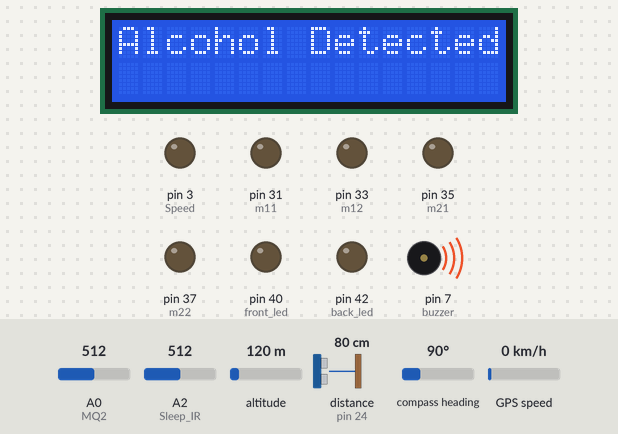
Bench run of a sketch on a simulated Arduino Mega 2560, built with avr-gcc and run on an emulated ATmega2560. Shown: 16×2 character LCD, output pins drawn as LEDs (lit = HIGH), buzzer (waves = sounding, pin HIGH). Wiring (inferred from the names in the program): ultrasonic range finder: trigger pin 26; echo pin 24. Inputs (shaded band) come from the test bench; at power-on: A2 (Sleep_IR) = 512, A0 (MQ2) = 512, distance to the obstacle (sensor on pin 24) 80 cm, altitude 120 m, compass heading 90°, GPS speed 0 km/h. The echo pulse lasts 58.3 µs per cm; the GPS gets a fix after 3 s at 37.7749, -122.4194 with 8 satellites; the modem accepts every AT command (registered, SIM ready, sends succeed) and sends nothing else; pins used as bus, display or sensor lines are not drawn; what the sketch prints to the serial monitor is not drawn.

Above: at 1.2 s.
1.3 s: A2 (Sleep_IR) set to 484
At 6.02 s:
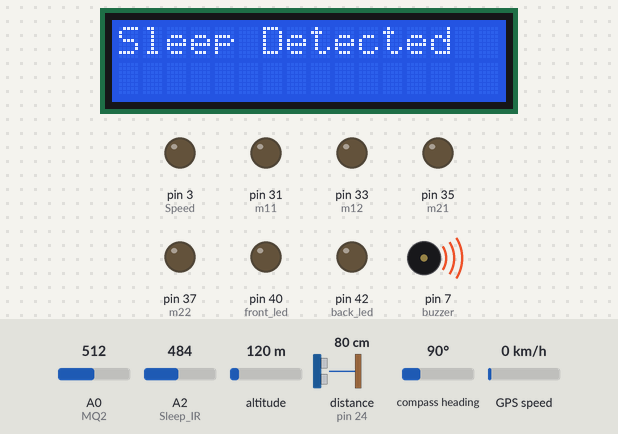
6.1 s: A0 (MQ2) set to 418
8.1 s: A0 (MQ2) set to 390
At 8.84 s:
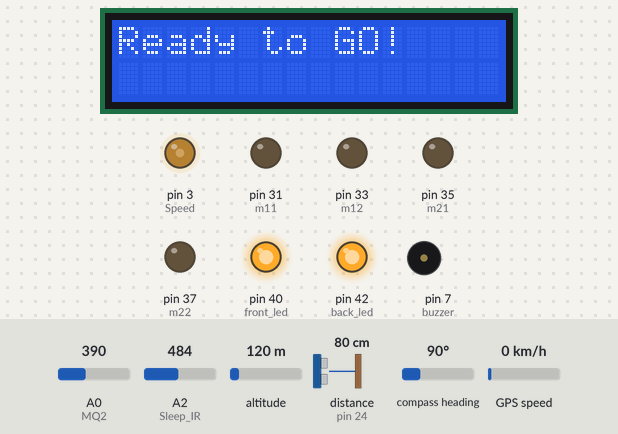
10.8 s: A2 (Sleep_IR) set to 510
At 12.6 s:
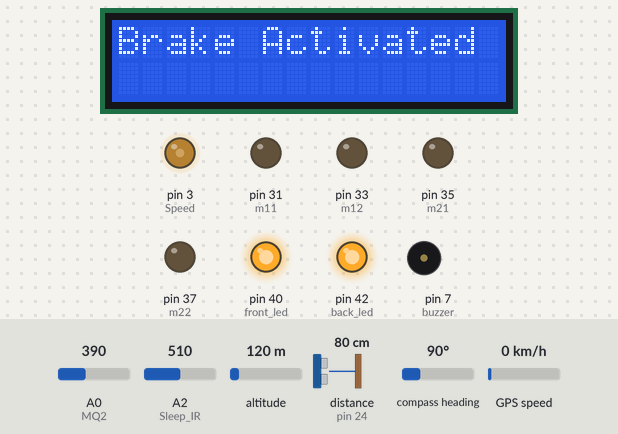
13.1 s: distance to the obstacle (sensor on pin 24) set to 9 cm
At 14.9 s:
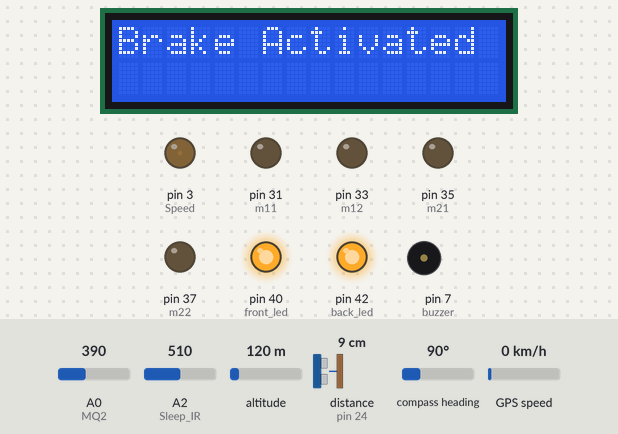
15.2 s: A2 (Sleep_IR) set to 490
At 15.5 s:
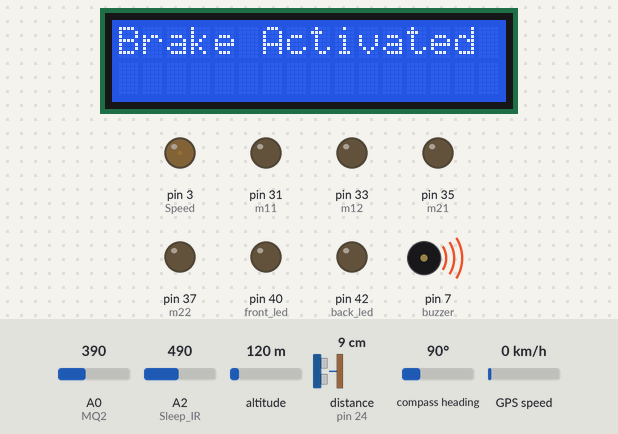
Timing chart, 0 to 20.9 s (numbered marks = the images above; inputs shaded):
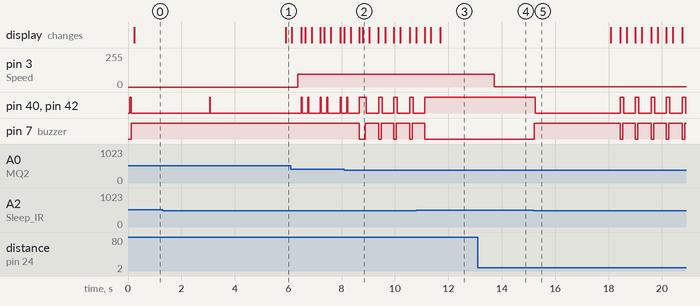

The sketch:

Sensor_vehicle.ino
```cpp
#include <Wire.h>
#include <LiquidCrystal_I2C.h>
#include <TinyGPS.h>
#include <SoftwareSerial.h>

// The TinyGPS object
TinyGPS gps;

SoftwareSerial Bluetooth(10, 11); //RX || TX
SoftwareSerial gsm(13, 12); //RX || TX

#define m11 31 //M1a
#define m12 33 //M1b
#define m21 35 //M2a
#define m22 37 //M2b

#define buzzer 7 //buzzer
#define MQ2 A0 //Alcohol sensor
#define Sleep_IR A2 //Sleep Sensor

#define front_led 40 //Front LED
#define back_led 42 //Back LED

#define echoPin 24 // attach pin D2 Arduino to pin Echo of HC-SR04
#define trigPin 26 //attach pin D3 Arduino to pin Trig of HC-SR04

#define Speed 3 // PWM Speed Control

char bluetooth;
int sensorThres = 400;
int Ready = 0;
int sleep_Ready = 0;
int sleep_sms=1;
int permit = 1;
int sms = 1;
int gps_status = 1;
LiquidCrystal_I2C lcd(0x27, 16, 2);
float lat, lon;

int pwmOutput;

// defines variables
long duration; // variable for the duration of sound wave travel
int distance; // variable for the distance measurement

int max_distance = 120; //Set distance in cm
int max_speed = 150;
int speed_check = 1;


void setup()
{
  Serial.begin(9600);
  Bluetooth.begin(9600);
  gsm.begin(9600);
  Serial3.begin(9600); // connect gps sensor

  pinMode(m11, OUTPUT);
  pinMode(m12, OUTPUT);
  pinMode(m21, OUTPUT);
  pinMode(m22, OUTPUT);
  pinMode(A2, OUTPUT);

  pinMode(buzzer, OUTPUT);
  pinMode(MQ2, INPUT);
  pinMode(Sleep_IR, INPUT);

  pinMode(trigPin, OUTPUT); // Sets the trigPin as an OUTPUT
  pinMode(echoPin, INPUT); // Sets the echoPin as an INPUT

  digitalWrite(front_led, HIGH);
  digitalWrite(back_led, HIGH);

  lcd.begin();

  pinMode (front_led, OUTPUT);
  pinMode (back_led, OUTPUT);

  digitalWrite(m11, LOW);
  digitalWrite(m12, LOW);
  digitalWrite(m21, LOW);
  digitalWrite(m22, LOW);
  digitalWrite(buzzer, LOW);

  lcd.backlight();
  lcd.print("Sensor Vehicle");
  Serial.println("Ready to GO!");
}

void loop()
{
  sonar();
  alcohol_check();
  sleep_check();
  bluetooth_rx();
  GPS();
  object_check();
}
void alcohol_check()
{
  int analogSensor = analogRead(MQ2);
  if (analogSensor > sensorThres)
  {
    Stop();
    indicate_led_blink();
    buzzer_on();
    permit = 0;
    Ready = 1;
    Serial.println("Alcohol Detected");

    delay(100);
    // Clear the screen
    lcd.clear();
    lcd.print("Alcohol Detected");
    if (sms == 1)
    {
      gsm.listen();
      Send_alcohol_Message();
      sms = 0;
    }
  }
  else
  {
    buzzer_off();
    indicate_led_on();
    sms = 1;

    if (Ready == 1)
    {
      delay(100);
      // Clear the screen
      lcd.clear();
      lcd.print("Ready to GO!");
      Ready = 0;
      permit = 1;
    }

    //To print GPS data on Serial Monitor
    //    Serial.print(lat, 6);
    //    Serial.print(",");
    //    Serial.print(lon, 6);
    //    Serial.println("");

  }
  delay(100);
}
void sleep_check()
{
  int sleepSensor = analogRead(Sleep_IR);
   Serial.println(sleepSensor);
  if (sleepSensor < 500)
  {
    Stop();
    buzzer_on();
    indicate_led_blink();
    permit = 0;
    sleep_Ready = 1;
    if (sleep_sms == 1)
    {
      gsm.listen();
      Send_sleep_Message();
      sleep_sms = 0;
    }
    Serial.println("Sleep Detected");
    delay(100);
    // Clear the screen
    lcd.clear();
    lcd.print("Sleep Detected");
  }
  else
  {
    if (sleep_Ready == 1)
    {
      delay(100);
      // Clear the screen
      lcd.clear();
      lcd.print("Ready to GO!!");
      sleep_Ready = 0;
      buzzer_off();
      indicate_led_on();
      permit = 1;
      sleep_sms = 1;
    }
  }
  delay(100);
}
void Send_alcohol_Message()
{
  gsm.println("AT+CMGF=1\r");    //Sets the GSM Module in Text Mode
  delay(1000);  // Delay of 1 second
  gsm.println("AT+CMGS=\"+917978480276\"\r");
  delay(1000);
  gsm.println("Drink and Drive Alert!!");// The SMS text you want to send
  delay(100);
  gsm.print("https://www.google.com/maps/place/");
  delay(100);
  gsm.print(lat, 6);
  delay(100);
  gsm.print(",");
  delay(100);
  gsm.print(lon, 6);
  delay(100);
  gsm.println((char)26);// ASCII code of CTRL+Z for saying the end of sms to  the module
  delay(100);
}
void Send_sleep_Message()
{
  gsm.println("AT+CMGF=1\r");    //Sets the GSM Module in Text Mode
  delay(1000);  // Delay of 1 second
  gsm.println("AT+CMGS=\"+917978480276\"\r");
  delay(1000);
  gsm.println("Sleep Alert!!");// The SMS text you want to send
  delay(100);
  gsm.print("https://www.google.com/maps/place/");
  delay(100);
  gsm.print(lat, 6);
  delay(100);
  gsm.print(",");
  delay(100);
  gsm.print(lon, 6);
  delay(100);
  gsm.println((char)26);// ASCII code of CTRL+Z for saying the end of sms to  the module
  delay(100);
}
void GPS()
{
  while (Serial3.available())// check for gps data
  {
    if (gps.encode(Serial3.read())) // encode gps data
    {
      gps.f_get_position(&lat, &lon); // get latitude and longitude
    }
  }
}
void bluetooth_rx()
{
  Bluetooth.listen();
  //Serial.println("Waiting for bluetooth data");
  while (Bluetooth.available())
  {
    bluetooth = Bluetooth.read();
    if (((bluetooth == 'f') || (bluetooth == 'F')) && permit == 1) // forward
    {
      Serial.println("Forward");
      speed_check = 1;
      forward();
      delay(100);
      // Clear the screen
      lcd.clear();
      lcd.print("Forward");

    }
    else if (((bluetooth == 'l') || (bluetooth == 'L')) && permit == 1) //left
    {
      Serial.println("Left");
      speed_check = 0;
      left();
      delay(100);
      // Clear the screen
      lcd.clear();
      lcd.print("Left");

    }
    else if (((bluetooth == 'r') || (bluetooth == 'R')) && permit == 1) //right
    {
      Serial.println("Right");
      speed_check = 0;
      right();
      delay(100);
      // Clear the screen
      lcd.clear();
      lcd.print("Right");

    }

    else if (((bluetooth == 'b') || (bluetooth == 'B')) && permit == 1) //backward
    {
      Serial.println("Backward");
      speed_check = 0;
      backward();
      delay(100);
      // Clear the screen
      lcd.clear();
      lcd.print("Backward");

    }
    else if ((bluetooth == 's') || (bluetooth == 'S')) //stop
    {
      Serial.println("Stop");
      Stop();

      delay(100);
      // Clear the screen
      lcd.clear();
      lcd.print("Stop");

    }
  }
  delay(100);
}
void forward()
{
  digitalWrite(m11, HIGH);
  digitalWrite(m12, LOW);
  digitalWrite(m21, HIGH);
  digitalWrite(m22, LOW);
}
void right()
{
  digitalWrite(m11, LOW);
  digitalWrite(m12, HIGH);
  digitalWrite(m21, HIGH);
  digitalWrite(m22, LOW);
}
void backward()
{
  digitalWrite(m11, LOW);
  digitalWrite(m12, HIGH);
  digitalWrite(m21, LOW);
  digitalWrite(m22, HIGH);
}
void left()
{
  digitalWrite(m11, HIGH);
  digitalWrite(m12, LOW);
  digitalWrite(m21, LOW);
  digitalWrite(m22, HIGH);
}
void Stop()
{
  digitalWrite(m11, LOW);
  digitalWrite(m12, LOW);
  digitalWrite(m21, LOW);
  digitalWrite(m22, LOW);
}
void buzzer_on()
{
  digitalWrite(buzzer, HIGH);
}
void buzzer_off()
{
  digitalWrite(buzzer, LOW);
}
void indicate_led_on()
{
  digitalWrite(front_led, HIGH);
  digitalWrite(back_led, HIGH);
}
void indicate_led_blink()
{
  digitalWrite(front_led, HIGH);
  digitalWrite(back_led, HIGH);
  delay(30);
  digitalWrite(front_led, LOW);
  digitalWrite(back_led, LOW);
}
void sonar()
{
  // Clears the trigPin condition
  digitalWrite(trigPin, LOW);
  delayMicroseconds(2);
  // Sets the trigPin HIGH (ACTIVE) for 10 microseconds
  digitalWrite(trigPin, HIGH);
  delayMicroseconds(10);
  digitalWrite(trigPin, LOW);
  // Reads the echoPin, returns the sound wave travel time in microseconds
  duration = pulseIn(echoPin, HIGH);
  // Calculating the distance
  distance = duration * 0.034 / 2; // Speed of sound wave divided by 2 (go and back)
  // Displays the distance on the Serial Monitor
  //Serial.println(distance);
}
void speed_control()
{
  pwmOutput = map(distance, 5, max_distance, 0, max_speed);
  analogWrite(Speed, pwmOutput);
}
void object_check()
{
  if ((distance > 5) && (distance < max_distance) && (speed_check == 1))
  {

    speed_control();
    delay(100);
    // Clear the screen
    lcd.clear();
    lcd.print("Brake Activated");
  }
  else if ((distance > max_distance)|| (speed_check == 0))
  {
    analogWrite(Speed, max_speed);
    delay(100);
    // Clear the screen
    lcd.clear();
    lcd.print("Ready to GO!");
  }
}
```

Measured:
- the behaviour switches between 500 and 499 on A2 (Sleep_IR) (found by bisection; images 0 and 1)
- the behaviour switches between 401 and 400 on A0 (MQ2) (found by bisection; images 1 and 2)
- after the input at 1.3 s, pin 3 (Speed): stays 0/255 (without the input it goes to 95/255 after 2.1 s); the display: changes after 4.6 s (image 1)
- after the input at 8.1 s, pin 7 (buzzer): HIGH → LOW after 0.57 s, then repeats every 0.60 s: HIGH 0.50 s, LOW 0.10 s; the display: first differs from a run without the input after 0.68 s (image 2)
- after the input at 10.8 s, pin 3 (Speed): goes on until 11.6 s, then stays 95/255; pin 40 (front_led), pin 42 (back_led): goes on until 11.1 s, then stays HIGH; pin 7 (buzzer): goes on until 11.1 s, then stays LOW; the display: first differs from a run without the input after 0.54 s (image 3 shows a later state)
- after the input at 13.1 s, pin 3 (Speed): 95/255 → 3/255 after 0.61 s
- after the input at 15.2 s, pin 40 (front_led), pin 42 (back_led): HIGH → LOW after 0.05 s, then repeats every 0.56 s: HIGH 0.13 s, LOW 0.43 s; pin 7 (buzzer): LOW → HIGH at once, then repeats every 0.56 s: LOW 0.10 s, HIGH 0.46 s
